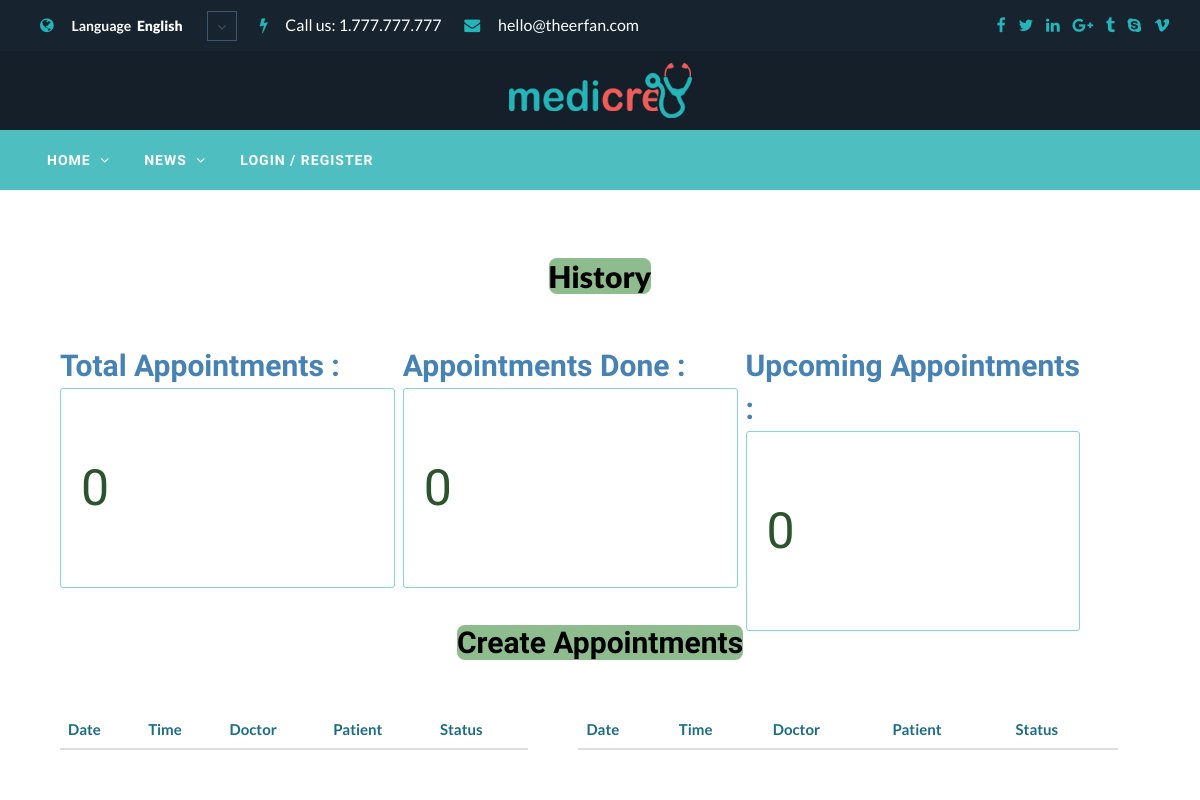
Page /reception/ on the earlier database version.
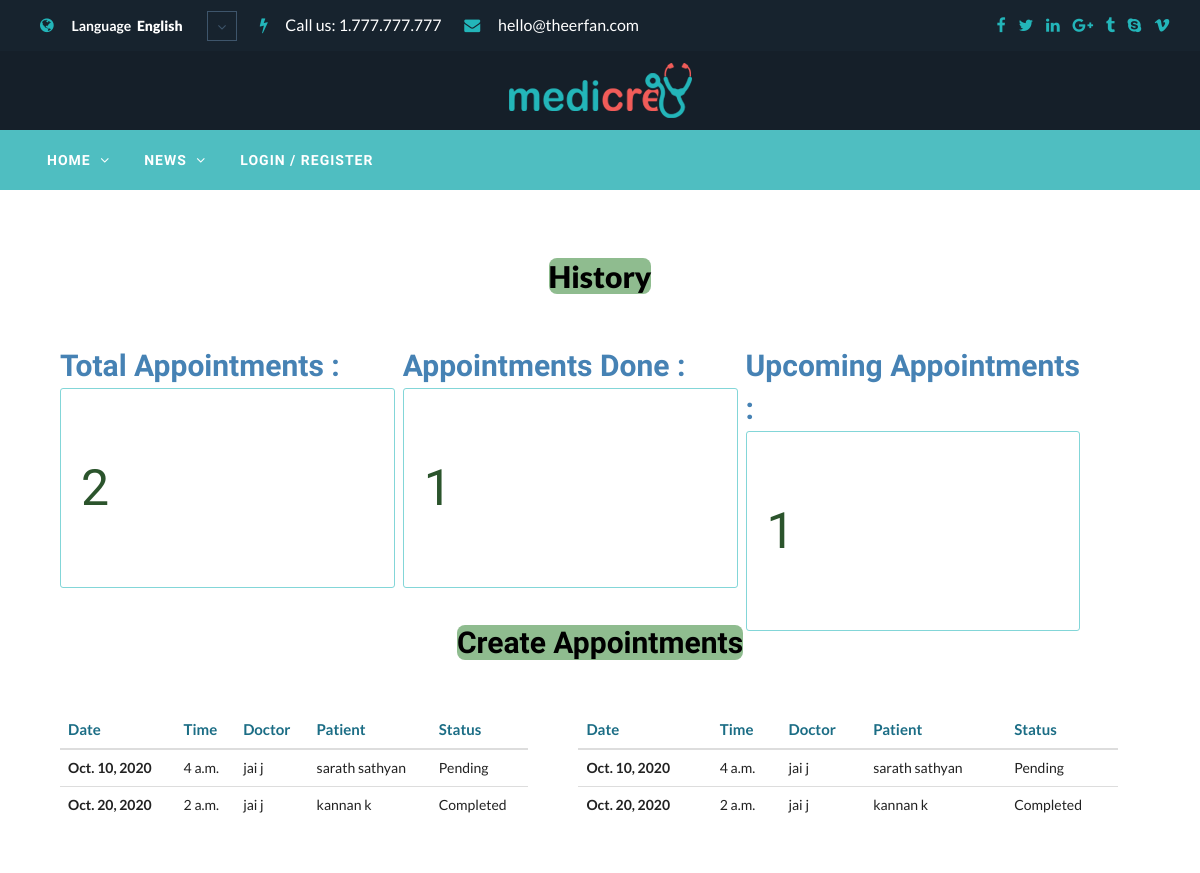
Same page on the later database version.
### Hospital/models.py (models this page shows, shortened)
class Appointments(models.Model):
    date = models.DateField()
    time = models.TimeField()
    doctor = models.CharField(max_length=100)
    patient =  models.CharField(max_length=100)
    status = models.CharField(max_length=50)

### Hospital/views.py (the view)
# urls.py: path('reception/', views.ReceptionDash, name='receptionDash'),
def ReceptionDash(request):
    user = request.user
    appointments = Appointments.objects.order_by("date")
    total = appointments.count()
    done = Appointments.objects.filter(status='Completed')
    t_done = done.count()
    up = Appointments.objects.filter(status='Pending')
    u_done = up.count()
    context ={
        'appoint':appointments,
        'total' : total,
        't_done' :t_done,
        'u_done':u_done
    }
    return render(request,'Hospital_Pages/receptionDashboard.html',context)

### templates/Hospital_Pages/receptionDashboard.html (shortened to what this page needs)
{% extends 'base.html' %}
{% load static %}
{% block content %}
    <div class="v3-topbar">
        <div class="container">
            <div class="row">
                <div class="col-sm-8">
                    <div class="topbar-single-div">
                        <i class="fa fa-globe"></i>
                        <label>
                            language
                        </label>
                        <span class="select-language">
                    <select name="#" id="#">
                        <option value="English">English</option>
                    </select>
                </span>
                    </div>
                    <div class="topbar-single-div">
                        <i class="fa fa-flash"></i>
                        <h4>Call us: 1.777.777.777</h4>
                    </div>
                    <div class="topbar-single-div">
                        <i class="fa fa-envelope"></i>
                        <h4>hello@theerfan.com</h4>
                    </div>
                </div>
                <div class="col-sm-4 text-right">
                    <div class="top-social-link">
                        <a href="#" class="fa fa-facebook"></a>
                        <a href="#" class="fa fa-twitter"></a>
                        <a href="#" class="fa fa-linkedin"></a>
                        <a href="#" class="fa fa-google-plus"></a>
                        <a href="#" class="fa fa-tumblr"></a>
                        <a href="#" class="fa fa-skype"></a>
                        <a href="#" class="fa fa-vimeo"></a>
                    </div>
                </div>
            </div>
        </div>
    </div>
    <div class="version-3-logo">
        <div class="container">
            <div class="row">
                <div class="col-xs-12 text-center">
                    <a class="site-logo" href="#"><img src="{% static 'img/logo.png' %}" alt="jigsawlab"></a>
                </div>
            </div>
        </div>
    </div>
    {% include 'partials/_header.html' %}
    <section class="top">
                        <div class="container">
                            <div class="row">
                                    <div class="col-sm-6 v3-homeform" style="width: 100%">
                                    <div class="about-form" style="background: transparent">
                                        <div class="form-title text-center">
                                            <h2 > <span class="head">History</span></h2>
                                        </div>
                                            <div class="v2-about-input" style="width: 31%;height: 25%">
                                            <p class="para"> Total Appointments :</p><input type="text" style="color: #2b542c;font-size: 50px" class="in_text" value="{{ total }}" readonly>
                                            </div>
                                        <div class="v2-about-input"style="width: 31%;height: 25%">
                                            <p class="para"> Appointments Done :</p><input type="text" style="color: #2b542c;font-size: 50px"  class="in_text" value="{{ t_done }}" readonly>
                                            </div>
                                        <div class="v2-about-input"style="width: 31%;height: 25%">
                                            <p class="para"> Upcoming Appointments :</p><input type="text" style="color: #2b542c;font-size: 50px"  class="in_text" value="{{ u_done }}" readonly>
                                            </div>
                                    </div>
                                </div>
                            </div>
                            <div >
                            <div class="row">
                                    <div class="col-sm-6 v3-homeform" style="width: 100%">
                                    <div class="about-form" style="background: transparent">
                                        <div class="form-title text-center" style="margin-top: 41px;">
                                            <h2><a href="{% url 'receptionAppointment' %}"> <span class="head">Create Appointments</span></a></h2>
                                        </div>
                                        <table class="table pos" style="width: 40%">
                                              <thead class="thead-light" style="color: #1b6d85;font-size: 15px">
                                                <tr>
                                                  <th scope="col">Date</th>
                                                  <th scope="col">Time</th>
                                                  <th scope="col">Doctor</th>
                                                  <th scope="col">Patient</th>
                                                    <th scope="col">Status</th>
                                                </tr>
                                              </thead>
                                              <tbody>
                                              {% for m in appoint %}
                                                <tr style="font-size: 14px">
                                                  <th scope="row">{{ m.date }}</th>
                                                  <td>{{ m.time }}</td>
                                                  <td>{{ m.doctor }}</td>
                                                  <td>{{ m.patient }}</td>
                                                <td>{{ m.status }}</td>
                                                </tr>
                                              {% endfor %}
                                              </tbody>
                                            </table>
                                    <table class="table pat" style="width: 50%">
                                              <thead class="thead-light" style="color: #1b6d85;font-size: 15px">
                                                <tr>
                                                  <th scope="col">Date</th>
                                                  <th scope="col">Time</th>
                                                  <th scope="col">Doctor</th>
                                                  <th scope="col">Patient</th>
                                                    <th scope="col">Status</th>
                                                </tr>
                                              </thead>
                                              <tbody>
                                              {% for m in appoint %}
                                                <tr style="font-size: 14px">
                                                  <th scope="row">{{ m.date }}</th>
                                                  <td>{{ m.time }}</td>
                                                  <td>{{ m.doctor }}</td>
                                                  <td>{{ m.patient }}</td>
                                                <td>{{ m.status }}</td>
                                                </tr>
                                              {% endfor %}
                                              </tbody>
                                            </table>
                                    </div>
                                </div>
                            </div>
        </div>
                        </div>
    </section>
{% endblock %}

### templates/base.html (shortened to what this page needs)
{% load static %}
<html lang="en">
<head>
    <link rel="stylesheet" href="{% static 'css/bootstrap.min.css' %}">
    <link rel="stylesheet" href="{% static 'css/font-awesome.min.css' %}">
    <link rel="stylesheet" href="{% static 'css/animate.min.css' %}">
    <link rel="stylesheet" href="{% static 'css/myslider.css' %}">
    <link rel="stylesheet" href="{% static 'css/magnific-popup.css' %}">
    <link rel="stylesheet" href="{% static 'css/slick.css' %}">
    <link rel="stylesheet" href="{% static 'css/reset.css' %}">
    <link rel="stylesheet" href="{% static 'css/style.css' %}">
    <link rel="stylesheet" href="{% static 'css/responsive.css' %}">
</head>
<body>
{% block content %}
{% endblock %}
</body>
</html>

### templates/partials/_header.html (shortened to what this page needs)
{% extends 'base.html' %}
{% load static %}
{% block content %}
        <nav class="navbar navbar-area">
            <div class="container">
                <div class="collapse navbar-collapse" id="bs-example-navbar-collapse-1">
                    <ul class="nav menu navbar-left navbar-nav">
                        <li class="current-menu-item"><a href="{% url 'index' %}">home <span class="fa fa-angle-down"></span></a>
                        </li>
                    {% if user.is_authenticated %}
                    {% else %}
                        <li><a href="#pricing">news <span class="fa fa-angle-down"></span></a>
                        </li>
                    {% endif %}
                        {% if user.is_authenticated %}
                            <li><a href="#"><span style="color: #8dc12b">Welcome : {{ user.first_name }}</span></a>  </li>
                           <li><a href="{% url 'logout' %}">Logout</a></li>
                        {% else %}
                        <li><a href="#contact">Login / Register</a></li>
                        {% endif %}
                    </ul>
                </div>
            </div>
        </nav>
{% endblock %}

### HospitalManagement/static/css/style.css (style rules this page uses)
nav.navbar { background: rgba(79, 190, 193, 1) none repeat scroll 0 0; border-radius: 0; font-family: 'PT Sans', sans-serif; }
.menu > li > a { color: #fff; font-size: 14px; font-weight: 700; line-height: 30px; text-transform: uppercase; transition: .4s; padding-right: 15px; padding-left: 15px; letter-spacing: 1px; }
.menu > li > a span { padding-left: 5px; }
.navbar-collapse { padding-left: 0 }
.menu li { position: relative }
.navbar-area { position: absolute; width: 100%; left: 0; z-index: 55; }
.v2-about-input { height: 40px; width: 49.1%; float: left; margin-right: 8px; margin-bottom: 10px; }
.v2-about-input input { height: 100%; width: 100%; padding-left: 20px; border-radius: 3px; border: 1px solid #5ac8cb; background: #5ac8cb; color: #fff; font-family: 'PT Sans', sans-serif; }
.form-title.text-center h2 { color: #fff; padding-bottom: 20px; margin-bottom: 30px; border-bottom: 2px dashed #fff; }
.form-title.text-center h2 span { font-weight: 900 }
.about-form { padding: 30px; background: #23b5b9; }
.v3-topbar { background: #17232e; color: #fff; }
.topbar-single-div { display: inline-block; padding-right: 20px; padding-top: 10px; padding-bottom: 10px; }
.topbar-single-div i { padding-right: 15px; color: #23b5b9; font-size: 16px; }
.topbar-single-div .select-language { width: 100px; height: 30px; display: inline-block; position: relative; color: #f5fcff }
.topbar-single-div .select-language:before { position: absolute; width: 30px; height: 30px; content: "\f107"; right: 0; font-family: fontawesome; border: 1px solid #3e556b; text-align: center; line-height: 30px; z-index: 2; color: #3e556b; }
.topbar-single-div .select-language select { width: 100%; background: transparent; -moz-appearance: none; border: 0; font-weight: 900; z-index: 5; position: relative; height: 100%; font-size: 14px; color: #fff; }
.topbar-single-div .select-language select option { color: #17232e; }
.topbar-single-div h4 { display: inline-block; line-height: 30px; font-size: 16px; }
.top-social-link a { color: #23b5b9; font-size: 16px; ; margin-left: 10px; line-height: 50px; transition: .4s }
.version-3-logo { background: #151f29; padding-top: 10px; padding-bottom: 10px; }
.v3-homeform .about-form { padding: 30px; background: rgba(35, 181, 185, .75); }
.v3-homeform .v2-about-input input { border: 1px solid rgba(90, 200, 203, .75); background: transparent; }

### HospitalManagement/static/css/responsive.css (style rules this page uses)
@media only screen and (min-width: 992px) and (max-width: 1200px) { .topbar-single-div { padding-left: 10px; padding-right: 10px; } }
@media only screen and (min-width: 992px) and (max-width: 1200px) { .menu > li > a { padding-right: 17px; padding-left: 17px; } }
@media only screen and (min-width: 992px) and (max-width: 1200px) { .v2-about-input { height: 40px; width: 48.9%; float: left; margin-bottom: 10px; } }

Differences in the rows shown:
added Appointments: date "Oct. 10, 2020", time "4 a.m.", doctor "jai j", patient "sarath sathyan", status "Pending"
added Appointments: date "Oct. 20, 2020", time "2 a.m.", doctor "jai j", patient "kannan k", status "Completed"
Other differences:
form field total: "0" → "2"
form field t_done: "0" → "1"
form field u_done: "0" → "1"
